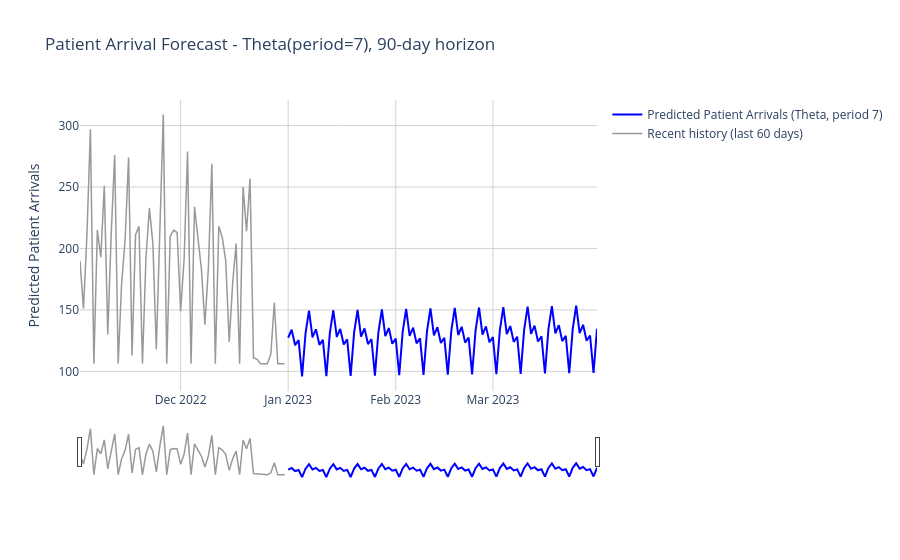

Notebook source saved alongside this figure:
### Code cell
# Production forecast: 90 days of predicted patient arrivals
fig = go.Figure()

fig.add_trace(go.Scatter(x=forecast.index, y=forecast['pred'],
                         name='Predicted Patient Arrivals (Theta, period 7)',
                         line=dict(color='blue', width=2),
                         hovertemplate='<b>Date</b>: %{x|%m-%d-%Y}<br>' +
                                       '<b>Patients</b>: %{y}<br>' +
                                       '<b>Day of Week</b>: %{x| %A}<extra></extra>'))

# recent history, for context
recent = df['Patients'].iloc[-60:]
fig.add_trace(go.Scatter(x=recent.index, y=recent,
                         name='Recent history (last 60 days)',
                         line=dict(color='#999999', width=1.5)))

fig.update_layout(
    title='Patient Arrival Forecast - Theta(period=7), 90-day horizon',
    xaxis=dict(
        rangeslider=dict(visible=True),
        type='date'
    ),
    yaxis_title='Predicted Patient Arrivals',
    template='plotly_white'
)

fig.update_xaxes(showgrid=True, gridwidth=1, gridcolor='lightgrey')
fig.update_yaxes(showgrid=True, gridwidth=1, gridcolor='lightgrey')

fig.show()
